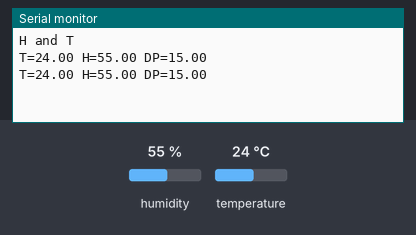
Bench run of a sketch on a simulated Arduino Uno, built with avr-gcc and run on an emulated ATmega328P. On the bench: the last lines printed to the serial monitor. The inputs (shaded band) are chosen by the test bench; at power-on: humidity 55 %, temperature 24 °C.

Above: at 2.2 s.
2.3 s: humidity set to 22 %
At 3.6 s:
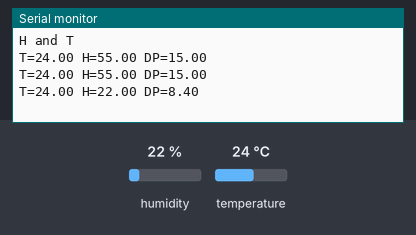
3.8 s: temperature set to 12 °C
At 4.9 s:
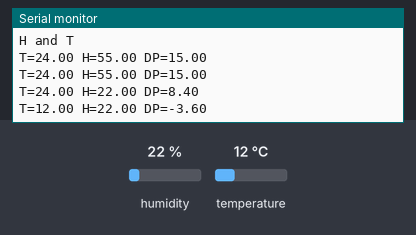
5.3 s: humidity set to 40 %
At 7.0 s:
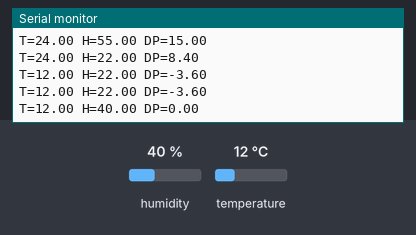
Timing chart, 0 to 8.5 s (numbered marks = the images above; inputs shaded):
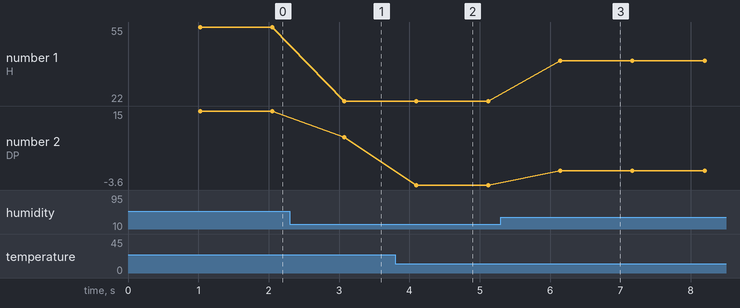

The sketch:

5-3_Dew_Point.ino
```cpp
#include<dht.h>
#define dht_dpin A0
float T,H,DP;
dht DHT;

void setup() {
  Serial.begin(9600);
  delay(300);
  Serial.println("H and T");
  delay(700);
}

void loop() {
  DHT.read11(dht_dpin);
  T=DHT.temperature;
  H=DHT.humidity;
  Serial.print("T=");
  Serial.print(T);
  Serial.print(" H=");
  Serial.print(H);
  DP=T-(100-H)/5;
  Serial.print(" DP=");
  Serial.println(DP);

  delay(1000);
}
```

Measured:
- after the input at 2.3 s, the serial monitor: prints a new line after 0.77 s (image 1)
- after the input at 3.8 s, the serial monitor: prints a new line after 0.30 s (image 2)
- after the input at 5.3 s, the serial monitor: prints a new line after 0.85 s (image 3)
- plotted number 1: 55 → 22 after the input at 2.3 s, 22 → 40 after the input at 5.3 s
- plotted number 2: 15 → 8.4 after the input at 2.3 s, 8.4 → -3.6 after the input at 3.8 s, -3.6 → 0 after the input at 5.3 s
